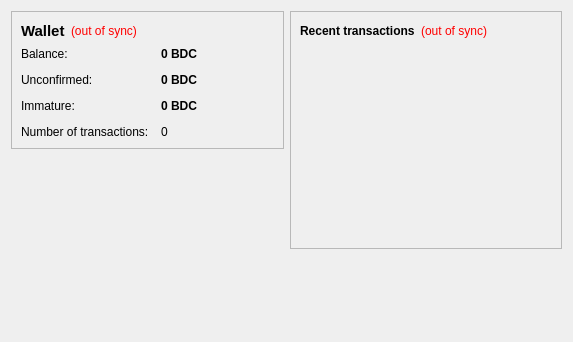
<?xml version="1.0" encoding="UTF-8"?>
<ui version="4.0">
 <class>OverviewPage</class>
 <widget class="QWidget" name="OverviewPage">
  <property name="geometry">
   <rect>
    <x>0</x>
    <y>0</y>
    <width>573</width>
    <height>342</height>
   </rect>
  </property>
  <property name="windowTitle">
   <string>Form</string>
  </property>
  <layout class="QHBoxLayout" name="horizontalLayout" stretch="1,1">
   <item>
    <layout class="QVBoxLayout" name="verticalLayout_2">
     <item>
      <widget class="QFrame" name="frame">
       <property name="frameShape">
        <enum>QFrame::StyledPanel</enum>
       </property>
       <property name="frameShadow">
        <enum>QFrame::Raised</enum>
       </property>
       <layout class="QVBoxLayout" name="verticalLayout_4">
        <item>
         <layout class="QHBoxLayout" name="horizontalLayout_4">
          <item>
           <widget class="QLabel" name="label_5">
            <property name="font">
             <font>
              <pointsize>11</pointsize>
              <weight>75</weight>
              <bold>true</bold>
             </font>
            </property>
            <property name="text">
             <string>Wallet</string>
            </property>
           </widget>
          </item>
          <item>
           <widget class="QLabel" name="labelWalletStatus">
            <property name="toolTip">
             <string>The displayed information may be out of date. Your wallet automatically synchronizes with the Baudcoin network after a connection is established, but this process has not completed yet.</string>
            </property>
            <property name="styleSheet">
             <string notr="true">QLabel { color: red; }</string>
            </property>
            <property name="text">
             <string notr="true">(out of sync)</string>
            </property>
            <property name="alignment">
             <set>Qt::AlignLeading|Qt::AlignLeft|Qt::AlignVCenter</set>
            </property>
           </widget>
          </item>
          <item>
           <spacer name="horizontalSpacer_2">
            <property name="orientation">
             <enum>Qt::Horizontal</enum>
            </property>
            <property name="sizeHint" stdset="0">
             <size>
              <width>40</width>
              <height>20</height>
             </size>
            </property>
           </spacer>
          </item>
         </layout>
        </item>
        <item>
         <layout class="QFormLayout" name="formLayout_2">
          <property name="fieldGrowthPolicy">
           <enum>QFormLayout::AllNonFixedFieldsGrow</enum>
          </property>
          <property name="horizontalSpacing">
           <number>12</number>
          </property>
          <property name="verticalSpacing">
           <number>12</number>
          </property>
          <item row="0" column="0">
           <widget class="QLabel" name="label">
            <property name="text">
             <string>Balance:</string>
            </property>
           </widget>
          </item>
          <item row="0" column="1">
           <widget class="QLabel" name="labelBalance">
            <property name="font">
             <font>
              <weight>75</weight>
              <bold>true</bold>
             </font>
            </property>
            <property name="cursor">
             <cursorShape>IBeamCursor</cursorShape>
            </property>
            <property name="toolTip">
             <string>Your current balance</string>
            </property>
            <property name="text">
             <string notr="true">0 BDC</string>
            </property>
            <property name="textInteractionFlags">
             <set>Qt::LinksAccessibleByMouse|Qt::TextSelectableByKeyboard|Qt::TextSelectableByMouse</set>
            </property>
           </widget>
          </item>
          <item row="1" column="0">
           <widget class="QLabel" name="label_3">
            <property name="text">
             <string>Unconfirmed:</string>
            </property>
           </widget>
          </item>
          <item row="1" column="1">
           <widget class="QLabel" name="labelUnconfirmed">
            <property name="font">
             <font>
              <weight>75</weight>
              <bold>true</bold>
             </font>
            </property>
            <property name="cursor">
             <cursorShape>IBeamCursor</cursorShape>
            </property>
            <property name="toolTip">
             <string>Total of transactions that have yet to be confirmed, and do not yet count toward the current balance</string>
            </property>
            <property name="text">
             <string notr="true">0 BDC</string>
            </property>
            <property name="textInteractionFlags">
             <set>Qt::LinksAccessibleByMouse|Qt::TextSelectableByKeyboard|Qt::TextSelectableByMouse</set>
            </property>
           </widget>
          </item>
          <item row="3" column="0">
           <widget class="QLabel" name="label_2">
            <property name="text">
             <string>Number of transactions:</string>
            </property>
           </widget>
          </item>
          <item row="3" column="1">
           <widget class="QLabel" name="labelNumTransactions">
            <property name="toolTip">
             <string>Total number of transactions in wallet</string>
            </property>
            <property name="text">
             <string notr="true">0</string>
            </property>
           </widget>
          </item>
          <item row="2" column="0">
           <widget class="QLabel" name="labelImmatureText">
            <property name="text">
             <string>Immature:</string>
            </property>
           </widget>
          </item>
          <item row="2" column="1">
           <widget class="QLabel" name="labelImmature">
            <property name="font">
             <font>
              <weight>75</weight>
              <bold>true</bold>
             </font>
            </property>
            <property name="toolTip">
             <string>Mined balance that has not yet matured</string>
            </property>
            <property name="text">
             <string notr="true">0 BDC</string>
            </property>
            <property name="textInteractionFlags">
             <set>Qt::LinksAccessibleByMouse|Qt::TextSelectableByKeyboard|Qt::TextSelectableByMouse</set>
            </property>
           </widget>
          </item>
         </layout>
        </item>
       </layout>
      </widget>
     </item>
     <item>
      <spacer name="verticalSpacer">
       <property name="orientation">
        <enum>Qt::Vertical</enum>
       </property>
       <property name="sizeHint" stdset="0">
        <size>
         <width>20</width>
         <height>40</height>
        </size>
       </property>
      </spacer>
     </item>
    </layout>
   </item>
   <item>
    <layout class="QVBoxLayout" name="verticalLayout_3">
     <item>
      <widget class="QFrame" name="frame_2">
       <property name="frameShape">
        <enum>QFrame::StyledPanel</enum>
       </property>
       <property name="frameShadow">
        <enum>QFrame::Raised</enum>
       </property>
       <layout class="QVBoxLayout" name="verticalLayout">
        <item>
         <layout class="QHBoxLayout" name="horizontalLayout_2">
          <item>
           <widget class="QLabel" name="label_4">
            <property name="text">
             <string>&lt;b&gt;Recent transactions&lt;/b&gt;</string>
            </property>
           </widget>
          </item>
          <item>
           <widget class="QLabel" name="labelTransactionsStatus">
            <property name="toolTip">
             <string>The displayed information may be out of date. Your wallet automatically synchronizes with the Baudcoin network after a connection is established, but this process has not completed yet.</string>
            </property>
            <property name="styleSheet">
             <string notr="true">QLabel { color: red; }</string>
            </property>
            <property name="text">
             <string notr="true">(out of sync)</string>
            </property>
            <property name="alignment">
             <set>Qt::AlignRight|Qt::AlignTrailing|Qt::AlignVCenter</set>
            </property>
           </widget>
          </item>
          <item>
           <spacer name="horizontalSpacer">
            <property name="orientation">
             <enum>Qt::Horizontal</enum>
            </property>
            <property name="sizeHint" stdset="0">
             <size>
              <width>40</width>
              <height>20</height>
             </size>
            </property>
           </spacer>
          </item>
         </layout>
        </item>
        <item>
         <widget class="QListView" name="listTransactions">
          <property name="styleSheet">
           <string notr="true">QListView { background: transparent; }</string>
          </property>
          <property name="frameShape">
           <enum>QFrame::NoFrame</enum>
          </property>
          <property name="verticalScrollBarPolicy">
           <enum>Qt::ScrollBarAlwaysOff</enum>
          </property>
          <property name="horizontalScrollBarPolicy">
           <enum>Qt::ScrollBarAlwaysOff</enum>
          </property>
          <property name="selectionMode">
           <enum>QAbstractItemView::NoSelection</enum>
          </property>
         </widget>
        </item>
       </layout>
      </widget>
     </item>
     <item>
      <spacer name="verticalSpacer_2">
       <property name="orientation">
        <enum>Qt::Vertical</enum>
       </property>
       <property name="sizeHint" stdset="0">
        <size>
         <width>20</width>
         <height>40</height>
        </size>
       </property>
      </spacer>
     </item>
    </layout>
   </item>
  </layout>
 </widget>
 <resources/>
 <connections/>
</ui>
